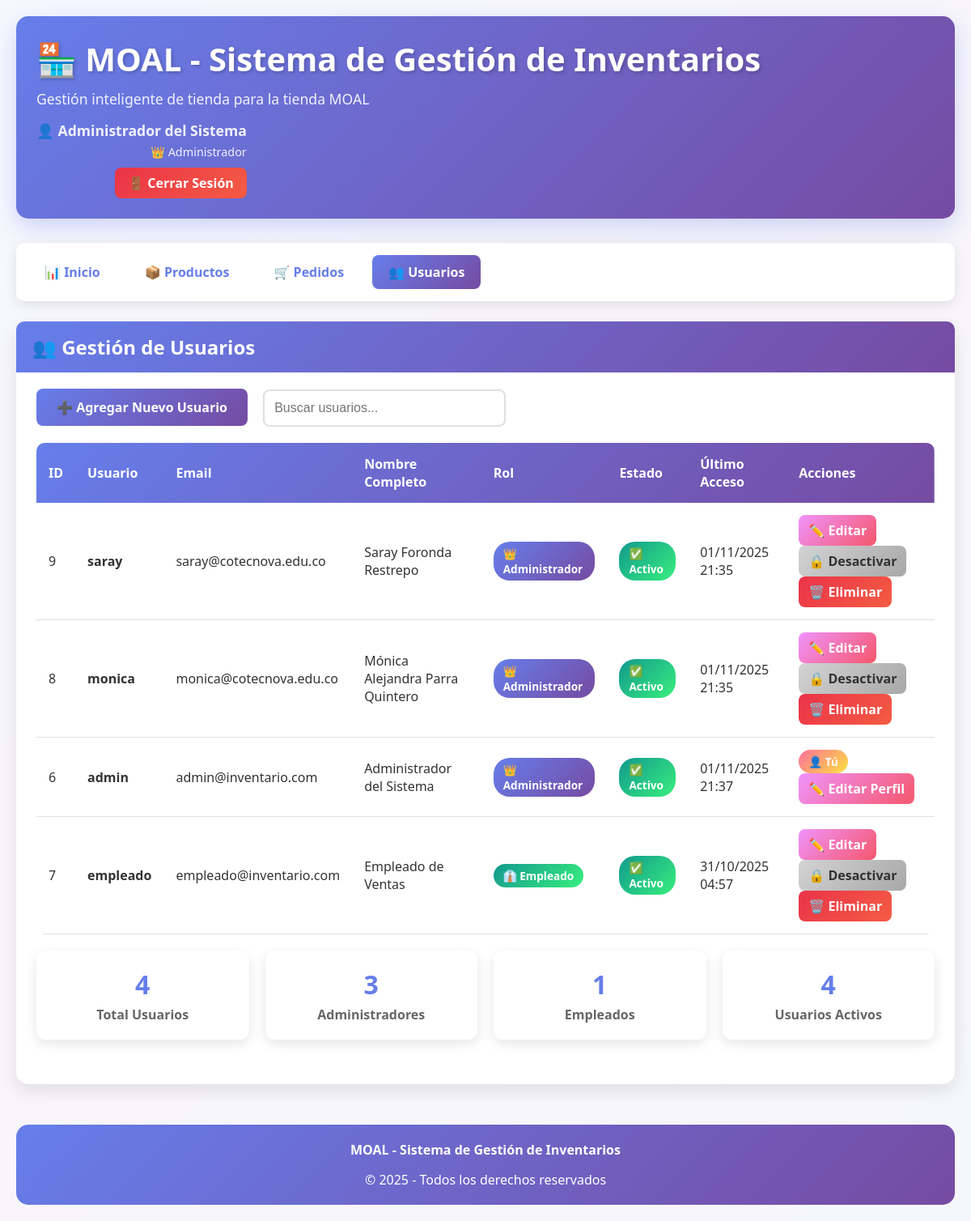
Page /index.php?page=users (signed in) on the committed database.
### tables this page shows
CREATE TABLE `users` (
  `id` int(11) NOT NULL,
  `username` varchar(50) NOT NULL,
  `password` varchar(255) NOT NULL,
  `email` varchar(255) NOT NULL,
  `full_name` varchar(255) NOT NULL,
  `role` enum('admin','employee') DEFAULT 'employee',
  `is_active` tinyint(1) DEFAULT 1,
  `last_login` timestamp NULL DEFAULT NULL,
  `created_at` timestamp NOT NULL DEFAULT current_timestamp(),
  `updated_at` timestamp NOT NULL DEFAULT current_timestamp() ON UPDATE current_timestamp()
);

### config/Database.php (called while the page is built, shortened)
<?php
class Database {
    private static $instance = null;
    private $connection;
    private $host = 'localhost';
    private $database = 'inventario_db';
    private $username = 'root';
    private $password = '';
    private function __construct() {
        try {
            $this->connection = new PDO(
                "mysql:host={$this->host};dbname={$this->database};charset=utf8mb4",
                $this->username,
                $this->password,
                [
                    PDO::ATTR_ERRMODE => PDO::ERRMODE_EXCEPTION,
                    PDO::ATTR_DEFAULT_FETCH_MODE => PDO::FETCH_ASSOC,
                    PDO::ATTR_EMULATE_PREPARES => false
                ]
            );
        } catch(PDOException $e) {
            die("Error de conexión: " . $e->getMessage());
        }
    }
    public static function getInstance() {
        if (self::$instance === null) {
            self::$instance = new self();
        }
        return self::$instance;
    }
    public function getConnection() {
        return $this->connection;
    }
}

### config/Session.php (called while the page is built, shortened)
<?php
class Session {
    private static $instance = null;
    public static function getInstance() {
        if (self::$instance === null) {
            self::$instance = new self();
        }
        return self::$instance;
    }
    public function get($key, $default = null) {
        return $_SESSION[$key] ?? $default;
    }
    public function has($key) {
        return isset($_SESSION[$key]);
    }
    public function isLoggedIn() {
        return $this->has('user_id') && $this->has('username');
    }
    public function getUserId() {
        return $this->get('user_id');
    }
}

### controllers/AuthController.php (called while the page is built, shortened)
<?php
require_once __DIR__ . '/../config/Database.php';
require_once __DIR__ . '/../config/Session.php';
require_once __DIR__ . '/../models/User.php';
class AuthController {
    private $db;
    private $session;
    public function __construct() {
        $this->db = Database::getInstance()->getConnection();
        $this->session = Session::getInstance();
    }
    public function isAuthenticated() {
        return $this->session->isLoggedIn();
    }
    public function getCurrentUser() {
        $stmt = $this->db->prepare("SELECT * FROM users WHERE id = ?");
        $stmt->execute([$this->session->getUserId()]);
        $userData = $stmt->fetch();
        return $userData ? new User($userData) : null;
    }
}

### models/User.php (called while the page is built, shortened)
<?php
class User {
    private $id;
    private $fullName;
    private $role;
    public function __construct($data = []) {
        $this->id = $data['id'] ?? null;
        $this->fullName = $data['full_name'] ?? '';
        $this->role = $data['role'] ?? 'employee';
    }
    public function getId() { return $this->id; }
    public function getFullName() { return $this->fullName; }
    public function isAdmin() {
        return $this->role === 'admin';
    }
}

### views/users/index.php (the view, shortened to what this page needs)
<?php
require_once __DIR__ . '/../../config/Database.php';
$db = Database::getInstance()->getConnection();
$stmt = $db->query("SELECT * FROM users ORDER BY created_at DESC");
$users = $stmt->fetchAll();
?>
<div class="card">
    <div class="card-header">
        <h2>👥 Gestión de Usuarios</h2>
    </div>
    <div style="margin-bottom: 20px;">
        <a href="index.php?page=user_create" class="btn btn-primary">➕ Agregar Nuevo Usuario</a>
        <input type="text" id="searchInput" class="form-control" style="max-width: 300px; display: inline-block; margin-left: 15px;"
               placeholder="Buscar usuarios..." onkeyup="filterTable('searchInput', 'usersTable')">
    </div>
    <?php if (empty($users)): ?>
        <div class="alert alert-info">
            No hay usuarios registrados.
        </div>
    <?php else: ?>
        <div class="table-container">
            <table id="usersTable">
                <thead>
                    <tr>
                        <th>ID</th>
                        <th>Usuario</th>
                        <th>Email</th>
                        <th>Nombre Completo</th>
                        <th>Rol</th>
                        <th>Estado</th>
                        <th>Último Acceso</th>
                        <th>Acciones</th>
                    </tr>
                </thead>
                <tbody>
                    <?php foreach ($users as $user): ?>
                        <tr>
                            <td><?php echo $user['id']; ?></td>
                            <td><strong><?php echo htmlspecialchars($user['username']); ?></strong></td>
                            <td><?php echo htmlspecialchars($user['email']); ?></td>
                            <td><?php echo htmlspecialchars($user['full_name']); ?></td>
                            <td>
                                <?php if ($user['role'] === 'admin'): ?>
                                    <span class="badge badge-physical">👑 Administrador</span>
                                <?php else: ?>
                                    <span class="badge badge-digital">👔 Empleado</span>
                                <?php endif; ?>
                            </td>
                            <td>
                                <?php if ($user['is_active']): ?>
                                    <span class="badge badge-completed">✅ Activo</span>
                                <?php else: ?>
                                    <span class="badge badge-cancelled">❌ Inactivo</span>
                                <?php endif; ?>
                            </td>
                            <td>
                                <?php
                                if ($user['last_login']) {
                                    echo date('d/m/Y H:i', strtotime($user['last_login']));
                                } else {
                                    echo '<span style="color: #999;">Nunca</span>';
                                }
                                ?>
                            </td>
                            <td>
                                <?php if ($user['id'] != $currentUser->getId()): ?>
                                    <a href="index.php?page=user_edit&id=<?php echo $user['id']; ?>"
                                       class="btn btn-warning" style="padding: 8px 12px; margin-right: 5px;">
                                        ✏️ Editar
                                    </a>
                                    <a href="?page=users&toggle_status=<?php echo $user['id']; ?>"
                                       class="btn <?php echo $user['is_active'] ? 'btn-secondary' : 'btn-success'; ?>"
                                       style="padding: 8px 12px; margin-right: 5px;"
                                       onclick="return confirm('¿Cambiar el estado de este usuario?')">
                                        <?php echo $user['is_active'] ? '🔒 Desactivar' : '🔓 Activar'; ?>
                                    </a>
                                    <a href="?page=users&delete=<?php echo $user['id']; ?>"
                                       class="btn btn-danger" style="padding: 8px 12px;"
                                       onclick="return confirmDelete('¿Eliminar este usuario? Esta acción no se puede deshacer.')">
                                        🗑️ Eliminar
                                    </a>
                                <?php else: ?>
                                    <span class="badge badge-processing">👤 Tú</span>
                                    <a href="index.php?page=user_edit&id=<?php echo $user['id']; ?>"
                                       class="btn btn-warning" style="padding: 8px 12px;">
                                        ✏️ Editar Perfil
                                    </a>
                                <?php endif; ?>
                            </td>
                        </tr>
                    <?php endforeach; ?>
                </tbody>
            </table>
        </div>
        <div style="margin-top: 20px;">
            <div class="stats-grid">
                <div class="stat-card">
                    <h3><?php echo count($users); ?></h3>
                    <p>Total Usuarios</p>
                </div>
                <div class="stat-card">
                    <h3><?php echo count(array_filter($users, fn($u) => $u['role'] === 'admin')); ?></h3>
                    <p>Administradores</p>
                </div>
                <div class="stat-card">
                    <h3><?php echo count(array_filter($users, fn($u) => $u['role'] === 'employee')); ?></h3>
                    <p>Empleados</p>
                </div>
                <div class="stat-card">
                    <h3><?php echo count(array_filter($users, fn($u) => $u['is_active'])); ?></h3>
                    <p>Usuarios Activos</p>
                </div>
            </div>
        </div>
    <?php endif; ?>
</div>

### views/layout/header.php (shortened to what this page needs)
<!DOCTYPE html>
<html lang="es">
<head>
    <link rel="stylesheet" href="<?php echo BASE_URL; ?>assets/css/styles.css">
</head>
<body>
    <div class="main-container fade-in">
        <header class="header">
            <div style="display: flex; justify-content: space-between; align-items: center; flex-wrap: wrap; gap: 15px;">
                <div>
                    <h1>🏪 MOAL - Sistema de Gestión de Inventarios</h1>
                    <p>Gestión inteligente de tienda para la tienda MOAL</p>
                </div>
                <?php if (isset($currentUser) && $currentUser): ?>
                <div style="text-align: right;">
                    <p style="margin-bottom: 5px;">
                        👤 <strong><?php echo htmlspecialchars($currentUser->getFullName()); ?></strong>
                    </p>
                    <p style="font-size: 0.9em; opacity: 0.9; margin-bottom: 10px;">
                        <?php echo $currentUser->isAdmin() ? '👑 Administrador' : '👔 Empleado'; ?>
                    </p>
                    <a href="<?php echo BASE_URL; ?>logout.php" class="btn btn-danger" style="padding: 8px 16px;">
                        🚪 Cerrar Sesión
                    </a>
                </div>
                <?php endif; ?>
            </div>
        </header>
        <nav class="nav">
            <ul>
                <li><a href="<?php echo BASE_URL; ?>index.php" class="<?php echo (basename($_SERVER['PHP_SELF']) == 'index.php' && !isset($_GET['page'])) ? 'active' : ''; ?>">📊 Inicio</a></li>
                <li><a href="<?php echo BASE_URL; ?>index.php?page=products" class="<?php echo (isset($_GET['page']) && $_GET['page'] == 'products') ? 'active' : ''; ?>">📦 Productos</a></li>
                <li><a href="<?php echo BASE_URL; ?>index.php?page=orders" class="<?php echo (isset($_GET['page']) && $_GET['page'] == 'orders') ? 'active' : ''; ?>">🛒 Pedidos</a></li>
                 <?php if (isset($currentUser) && $currentUser && $currentUser->isAdmin()): ?>
                    <li><a href="<?php echo BASE_URL; ?>index.php?page=users" class="<?php echo (isset($_GET['page']) && $_GET['page'] == 'users') ? 'active' : ''; ?>">👥 Usuarios</a></li>
                <?php endif; ?>
            </ul>
        </nav>
        <main>

### assets/css/styles.css (style rules this page uses)
* { margin: 0; padding: 0; box-sizing: border-box; }
body { font-family: 'Segoe UI', Tahoma, Geneva, Verdana, sans-serif; background: linear-gradient(135deg, #667eea 0%, #764ba2 50%, #4a5fc1 100%); background-attachment: fixed; min-height: 100vh; color: #333; }
.main-container { background: rgba(255, 255, 255, 0.95); min-height: 100vh; padding: 20px; }
.header { background: linear-gradient(135deg, #667eea 0%, #764ba2 100%); color: white; padding: 25px; border-radius: 15px; margin-bottom: 30px; box-shadow: 0 10px 30px rgba(102, 126, 234, 0.3); }
.header h1 { font-size: 2.5em; margin-bottom: 10px; text-shadow: 2px 2px 4px rgba(0, 0, 0, 0.2); }
.header p { font-size: 1.1em; opacity: 0.9; }
.nav { background: white; padding: 15px; border-radius: 10px; margin-bottom: 25px; box-shadow: 0 4px 15px rgba(0, 0, 0, 0.1); }
.nav ul { list-style: none; display: flex; gap: 15px; flex-wrap: wrap; }
.nav a { text-decoration: none; color: #667eea; padding: 10px 20px; border-radius: 8px; transition: all 0.3s ease; font-weight: 600; display: inline-block; }
.nav a.active { background: linear-gradient(135deg, #667eea 0%, #764ba2 100%); color: white; }
.btn { padding: 12px 25px; border: none; border-radius: 8px; cursor: pointer; font-size: 1em; font-weight: 600; transition: all 0.3s ease; text-decoration: none; display: inline-block; }
.btn-primary { background: linear-gradient(135deg, #667eea 0%, #764ba2 100%); color: white; }
.btn-danger { background: linear-gradient(135deg, #eb3349 0%, #f45c43 100%); color: white; }
.btn-warning { background: linear-gradient(135deg, #f093fb 0%, #f5576c 100%); color: white; }
.btn-secondary { background: linear-gradient(135deg, #d3d3d3 0%, #a8a8a8 100%); color: #333; }
.card { background: white; border-radius: 15px; padding: 25px; margin-bottom: 25px; box-shadow: 0 8px 25px rgba(0, 0, 0, 0.1); transition: all 0.3s ease; }
.card-header { background: linear-gradient(135deg, #667eea 0%, #764ba2 100%); color: white; padding: 15px 20px; border-radius: 10px 10px 0 0; margin: -25px -25px 20px -25px; }
.card-header h2 { margin: 0; font-size: 1.5em; }
.table-container { overflow-x: auto; border-radius: 10px; }
table { width: 100%; border-collapse: collapse; background: white; }
thead { background: linear-gradient(135deg, #667eea 0%, #764ba2 100%); color: white; }
thead th { padding: 15px; text-align: left; font-weight: 600; }
tbody tr { border-bottom: 1px solid #e0e0e0; transition: background 0.2s ease; }
tbody td { padding: 15px; }
.form-control { width: 100%; padding: 12px; border: 2px solid #e0e0e0; border-radius: 8px; font-size: 1em; transition: all 0.3s ease; }
.badge { padding: 5px 12px; border-radius: 20px; font-size: 0.85em; font-weight: 600; display: inline-block; }
.badge-physical { background: linear-gradient(135deg, #667eea 0%, #764ba2 100%); color: white; }
.badge-digital { background: linear-gradient(135deg, #11998e 0%, #38ef7d 100%); color: white; }
.badge-processing { background: linear-gradient(135deg, #fa709a 0%, #fee140 100%); color: white; }
.badge-completed { background: linear-gradient(135deg, #11998e 0%, #38ef7d 100%); color: white; }
.stats-grid { display: grid; grid-template-columns: repeat(auto-fit, minmax(200px, 1fr)); gap: 20px; margin-bottom: 30px; }
.stat-card { background: white; padding: 20px; border-radius: 12px; box-shadow: 0 5px 15px rgba(0, 0, 0, 0.1); text-align: center; }
.stat-card h3 { color: #667eea; font-size: 2em; margin-bottom: 5px; }
.stat-card p { color: #666; font-weight: 600; }
.fade-in { animation: fadeIn 0.5s ease-in; }

### rows in the picture
users: full_name "Administrador del Sistema", id "6", username "admin", email "admin@inventario.com", role "👑 Administrador", is_active "✅ Activo", last_login "01/11/2025 21:37"
users: id "9", username "saray", email "saray@cotecnova.edu.co", full_name "Saray Foronda Restrepo", role "👑 Administrador", is_active "✅ Activo", last_login "01/11/2025 21:35"
users: id "8", username "monica", email "monica@cotecnova.edu.co", full_name "Mónica Alejandra Parra Quintero", role "👑 Administrador", is_active "✅ Activo", last_login "01/11/2025 21:35"
users: id "7", username "empleado", email "empleado@inventario.com", full_name "Empleado de Ventas", role "👔 Empleado", is_active "✅ Activo", last_login "31/10/2025 04:57"

### other values in the picture
count($users) "4"
count(array_filter($users, fn($u) => $u['role'] === 'admin')) "3"
count(array_filter($users, fn($u) => $u['role'] === 'employee')) "1"
count(array_filter($users, fn($u) => $u['is_active'])) "4"
